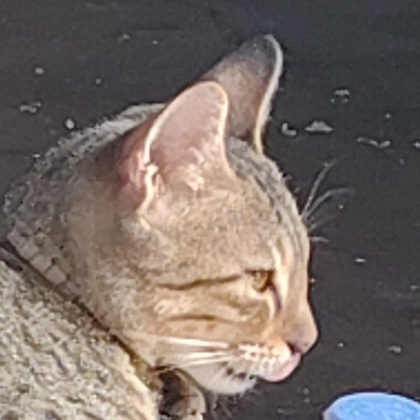
%> input picture img_03.jpg, 420 x 420 px, shrunk from 1268 x 1268 before the run
$ octave denoise02.m   (GNU Octave 9; MATLAB toolbox functions it lacks are replaced by stand-ins)
%> lines starting %> are read from the running program, lines starting %| are printed output that depends on the picture
% Read clean grayscale image
I_clean = im2double(imread('img_03.jpg'));   % Load image and convert to [0,1]
if size(I_clean,3) > 1                            % If the image is RGB...
    I_clean = rgb2gray(I_clean);                  % ...convert it to grayscale
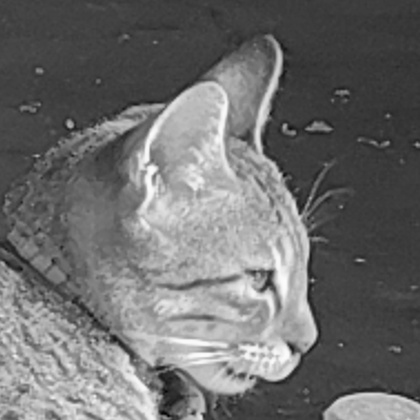
%> I_clean: size 420x420 double; min 0.0106, max 0.991, mean 0.432
end

% Add Gaussian noise
rng(42);                                          % Fix seed for reproducibility
I_noisy = imnoise(I_clean, 'gaussian', 0, 0.15^2);% Add AWGN with variance 0.15^2
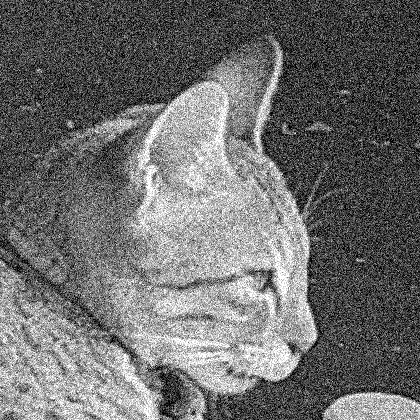
%> I_noisy: size 420x420 double; min 0, max 1, mean 0.433

% Wavelets to test (orthogonal + biorthogonal families)
wavelets = {'haar','db2','db4','sym4','coif1','bior4.4','rbio4.4'};

% Decomposition levels to test
levels = [1 2 3];
% Loop over each wavelet and level
for k = 1:length(wavelets)
    for L = levels
        % Wavelet denoising using BayesShrink + Soft thresholding
%> (the run ends here)

$ run again, with img_01.jpg copied over img_03.jpg
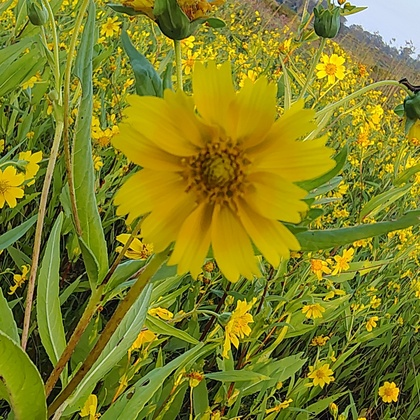
%> input picture img_01.jpg, 420 x 420 px, shrunk from 1597 x 1597 before the run
%> `I_clean = rgb2gray(I_clean);`:
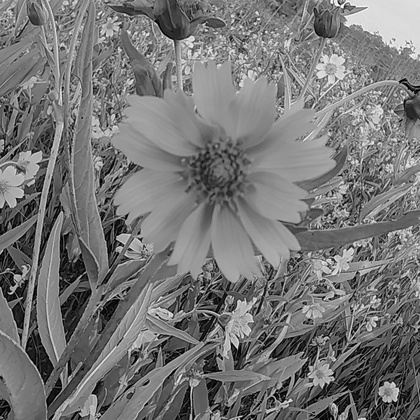
%> I_clean: size 420x420 double; min 0, max 0.988, mean 0.465
%> `I_noisy = imnoise(I_clean, 'gaussian', 0, 0.15^2);`:
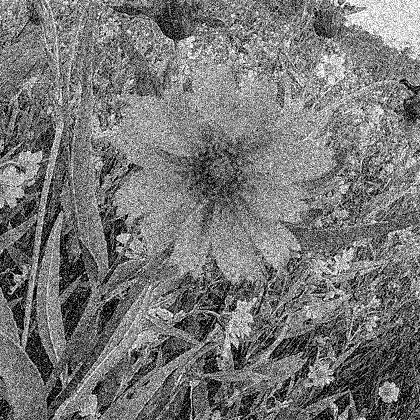
%> I_noisy: size 420x420 double; min 0, max 1, mean 0.466

$ run again, with img_02.jpg copied over img_03.jpg
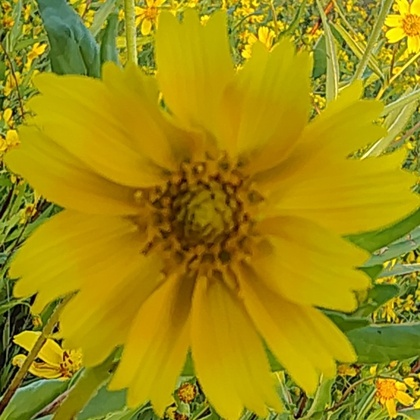
%> input picture img_02.jpg, 420 x 420 px, shrunk from 859 x 859 before the run
%> `I_clean = rgb2gray(I_clean);`:
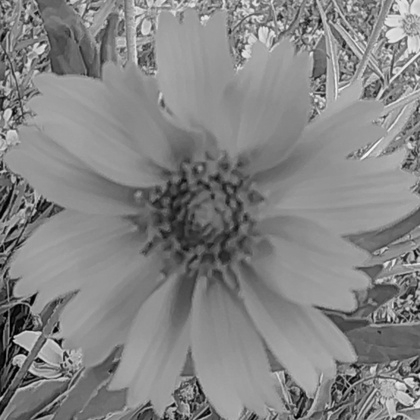
%> I_clean: size 420x420 double; min 0, max 0.96, mean 0.52
%> `I_noisy = imnoise(I_clean, 'gaussian', 0, 0.15^2);`:
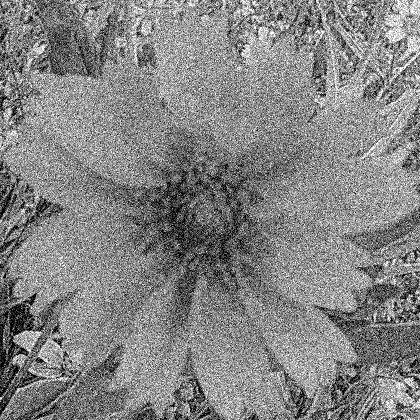
%> I_noisy: size 420x420 double; min 0, max 1, mean 0.52
